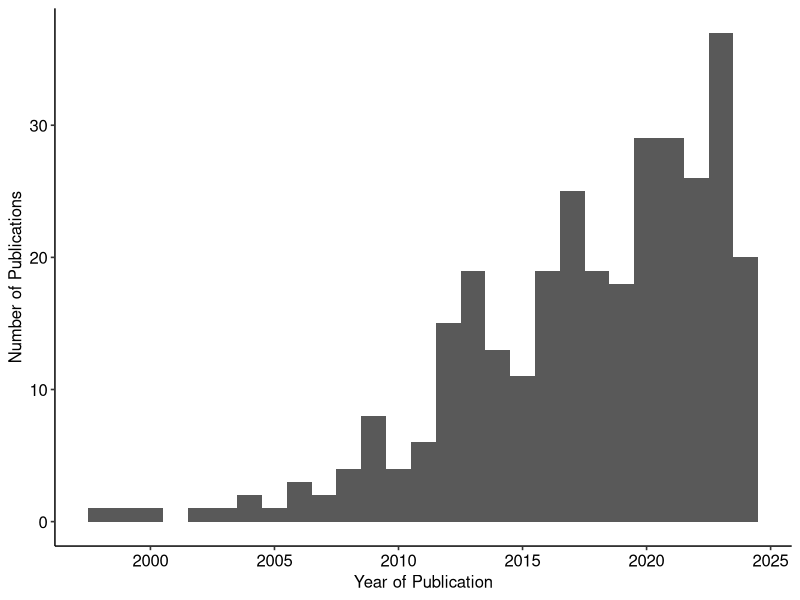
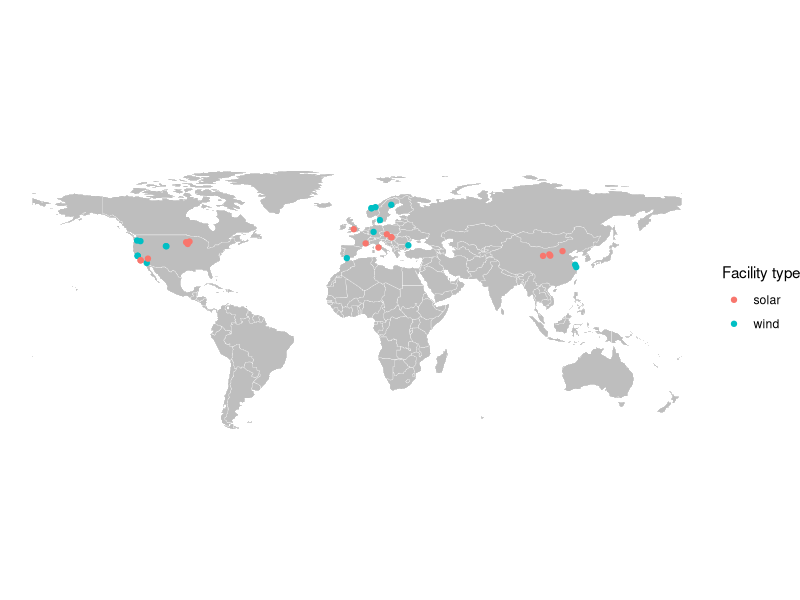
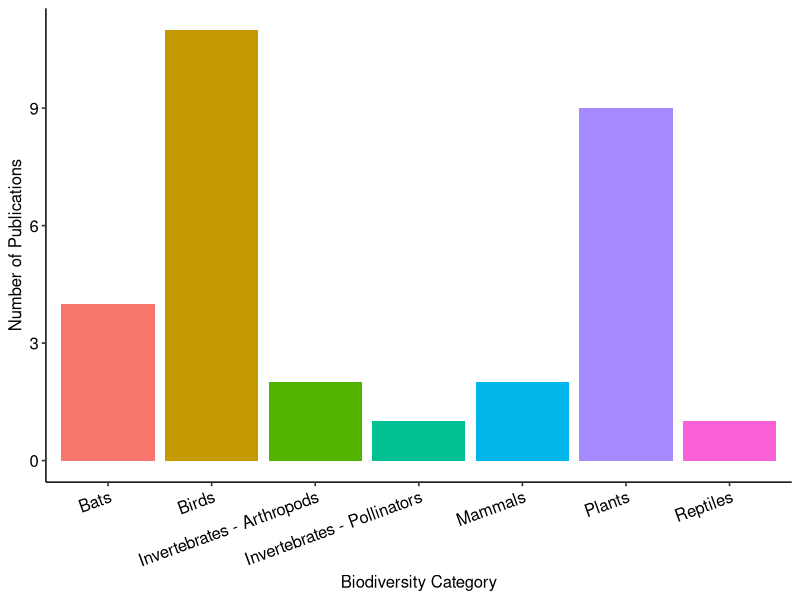
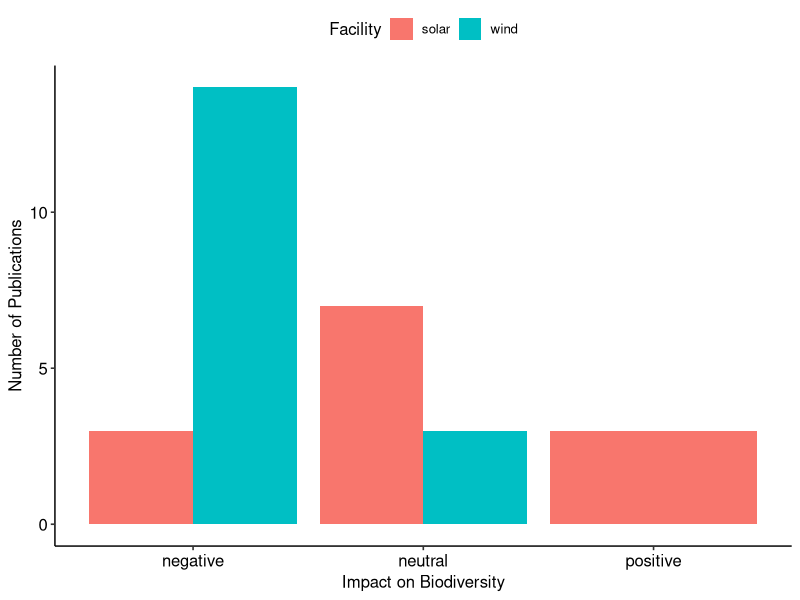
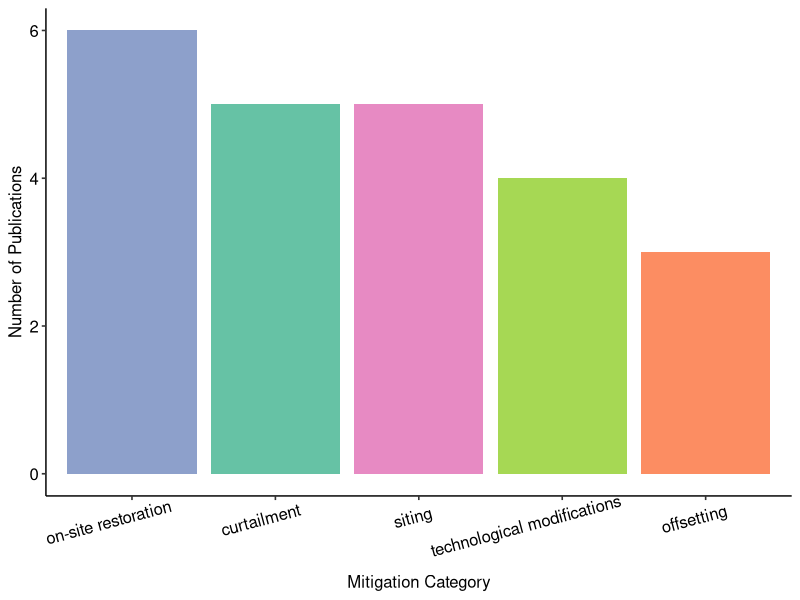
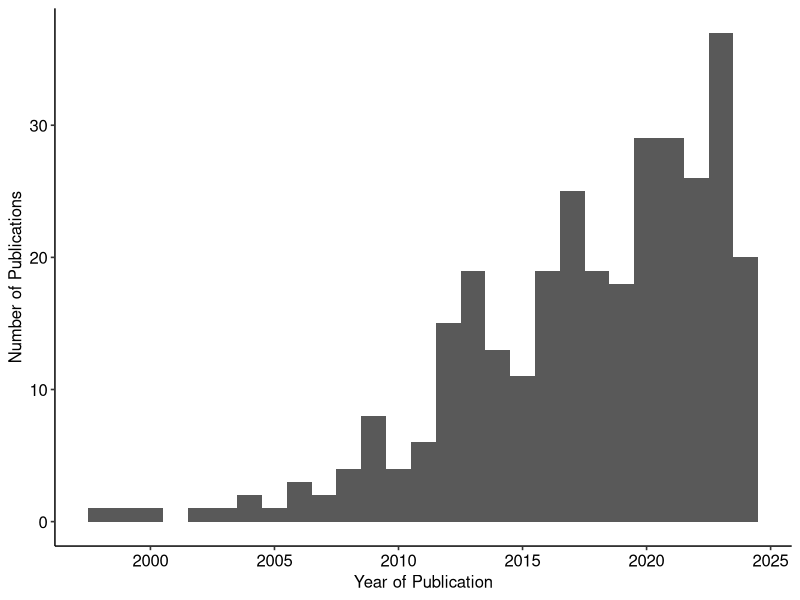
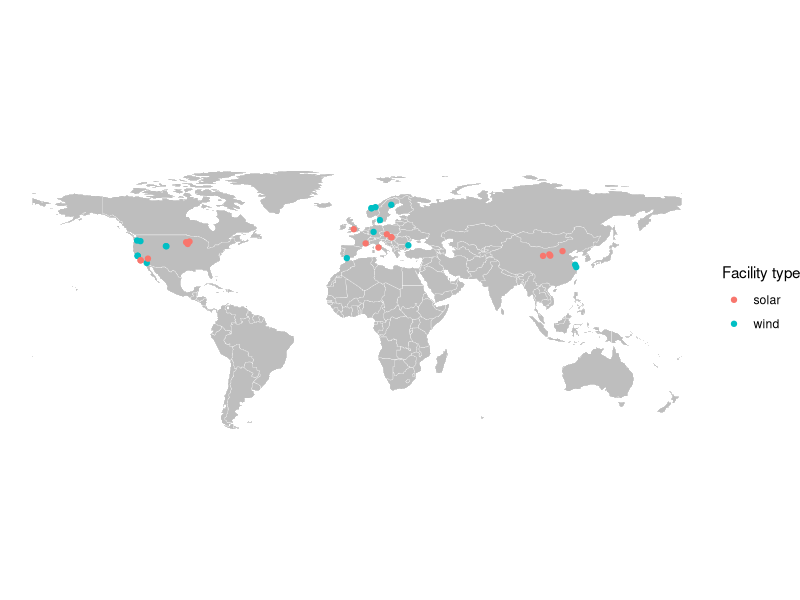
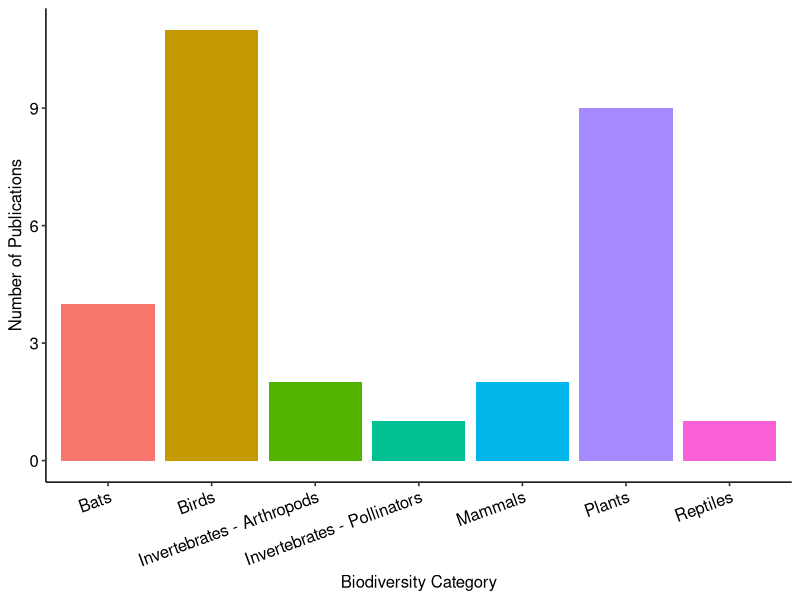

Here is the R script that generated these plots, in order:
# source(scripts/install_packages.R) # uncomment and run to install necessary packages

library(tidyverse)
library(sf)
library(rnaturalearth)
library(ggpubr)
install.packages("wordcloud")
library(wordcloud)
install.packages("tm")
library(tm)

# get data
sysrevdata <- readr::read_csv("data_input/wind_solar_biodiversity_sysreview_v2_20240930.csv")

# how many papers included currently?

length(unique(sysrevdata$title))
# 315

# filter to just unique papers, then count # wind, # solar
sysrevdata %>%
  dplyr::select(title, wind_solar) %>%
  dplyr::distinct() %>%
  dplyr::select(wind_solar) %>%
  table()
# wind_solar
# solar         wind windandsolar 
# 44          270            1 

# filter to just unique papers, then count # impact, # mitigation
sysrevdata %>%
  dplyr::select(title, topic) %>%
  dplyr::distinct() %>%
  dplyr::select(topic) %>%
  table()
# topic
# impact impactandmitigation          mitigation 
# 275                  20                  20 

# filter to just unique papers, then count wind/solar vs impact/mitigation
sysrevdata %>%
  dplyr::select(title, wind_solar, topic) %>%
  dplyr::distinct() %>%
  dplyr::group_by(wind_solar, topic) %>%
  dplyr::summarise(count_by_windsolarimpactmitigation = n())
# wind_solar   topic               count_by_windsolarimpactmitigation
# <chr>        <chr>                                            <int>
# 1 solar        impact                                              32
# 2 solar        impactandmitigation                                  4
# 3 solar        mitigation                                           8
# 4 wind         impact                                             242
# 5 wind         impactandmitigation                                 16
# 6 wind         mitigation                                          12
# 7 windandsolar impact                                               1

# make histogram of year of publication
sysrevdata %>%
  dplyr::select(title, year) %>%
  dplyr::distinct() %>%
  ggplot(aes(x = year)) +
  geom_histogram(binwidth = 1) +
  ggpubr::theme_pubr() +
  xlab("Year of Publication") +
  ylab("Number of Publications")
ggsave("figures/year_pub_histogram.png", width = 5, height = 4)

# locations ----

# count where studies located
sysrevdata %>%
  dplyr::select(title, region) %>%
  dplyr::distinct() %>%
  dplyr::select(region) %>%
  table()
# region
# Asia        Europe North America 
# 6            13            11 

# make map of locations of study
# first get world map data without Antarctica (not included)
worldmap <- rnaturalearth::ne_countries() %>% 
  filter(sovereignt != "Antarctica")

# then get spatial version of sys review data where lat/long available
sysrevlatlong <- sysrevdata %>%
  dplyr::select(title, wind_solar, latitude, longitude) %>%
  dplyr::filter(!is.na(latitude)) %>%
  dplyr::distinct() #%>%
  #sf::st_as_sf(coords = c("latitude", "longitude"))

# then plot background world map and points coloured by wind or solar
ggplot() +
  geom_sf(data = worldmap, fill = "grey", colour = "white", linewidth = 0.1) +
  theme_void() +
  geom_point(data = sysrevlatlong, aes(x = longitude, y = latitude, colour = wind_solar)) +
  labs(colour = "Facility type")
ggsave("figures/map_study_locations.png", width = 6, height = 4)
rm(worldmap, sysrevlatlong)

# make histogram of biodiversity category (not many so far)
sysrevdata %>%
  dplyr::select(title, biodiversity_category) %>%
  dplyr::distinct() %>%
  dplyr::filter(!is.na(.$biodiversity_category)) %>%
  ggplot(aes(x = biodiversity_category, fill = biodiversity_category)) +
  geom_bar() +
  ggpubr::theme_pubr(legend = "none") +
  xlab("Biodiversity Category") +
  ggpubr::rotate_x_text(angle = 20) +
  ylab("Number of Publications")
ggsave("figures/biodiversity_cat_histogram.png", width = 5, height = 4)

# and table for specific numbers
sysrevdata %>%
  dplyr::select(title, biodiversity_category) %>%
  dplyr::distinct() %>%
  dplyr::filter(!is.na(.$biodiversity_category)) %>% 
  dplyr::select(biodiversity_category) %>% 
  table()
# biodiversity_category
# Bats                       Birds  Invertebrates - Arthropods Invertebrates - Pollinators 
# 4                          11                           2                           1 
# Mammals                      Plants                    Reptiles 
# 2                           9                           1 

# make histogram of effect of wind and solar
sysrevdata %>%
  dplyr::select(title, wind_solar, effect_wind, effect_solar) %>%
  dplyr::distinct() %>%
  dplyr::filter_at(vars(effect_wind, effect_solar), any_vars(!is.na(.))) %>%
  tidyr::unite(col = "effect", effect_wind:effect_solar, na.rm = TRUE) %>%
  ggplot(aes(x = effect, fill = wind_solar)) +
  geom_bar(position = "dodge") +
  ggpubr::theme_pubr() +
  xlab("Impact on Biodiversity") +
  ylab("Number of Publications") +
  scale_fill_discrete(name = "Facility")
ggsave("figures/effect_development_barchart.png", width = 5, height = 4)

# now a bar chart showing mitigations suggested, and mitigation heirarchy
# given some have multiple suggestions have to summarise data a bit
sysrevdata %>%
  dplyr::select(title, mitigation_category) %>%
  dplyr::distinct() %>%
  dplyr::filter(!is.na(.$mitigation_category)) %>%
  # Split the categories and unnest them
  dplyr::mutate(mitigation_category = stringr::str_split(mitigation_category, ", ")) %>%
  tidyr::unnest(mitigation_category) %>%
  # Count occurrences of each category
  dplyr::group_by(mitigation_category) %>%
  dplyr::summarise(count = n(), .groups = 'drop') %>%
  ggplot(aes(x = reorder(mitigation_category, -count), y = count, fill = mitigation_category)) +
  geom_bar(stat = "identity") +
  ggpubr::theme_pubr(legend = "none") +
  scale_fill_brewer(palette = "Set2") +
  xlab("Mitigation Category") +
  ggpubr::rotate_x_text(angle = 15, hjust = 0.7, vjust = 0.9) +
  ylab("Number of Publications")
ggsave("figures/mitigation_cat_barplot.png", width = 5, height = 4)


# okay now let's try to make a word cloud from the abstracts
# Step 1: Create a corpus from the abstract column
corpus <- sysrevdata %>%
  dplyr::select(abstract) %>%
  dplyr::distinct()

corpus <-  tm::Corpus(tm::VectorSource(corpus))

# Step 2: Preprocess the data (convert to lower case, remove punctuation, etc.)
corpus <- tm_map(corpus, content_transformer(tolower))         # Convert to lowercase
corpus <- tm_map(corpus, removePunctuation)                    # Remove punctuation
corpus <- tm_map(corpus, removeNumbers)                        # Remove numbers
corpus <- tm_map(corpus, removeWords, stopwords("english"))    # Remove common stopwords
corpus <- tm_map(corpus, stripWhitespace)                      # Remove extra white spaces

# Step 3: Create a Document-Term Matrix
dtm <- tm::TermDocumentMatrix(corpus)
matrix <- as.matrix(dtm)
word_freqs <- sort(rowSums(matrix), decreasing = TRUE)  # Sum term frequencies
df_word_freqs <- data.frame(word = names(word_freqs), freq = word_freqs)

# Step 4: Generate the word cloud
set.seed(1234)  # For reproducibility
png("figures/wordcloud_abstract.png", width = 800, height = 800, res = 300)
wordcloud::wordcloud(words = df_word_freqs$word, freq = df_word_freqs$freq, 
          min.freq = 3,                              # Minimum frequency to include
          max.words = 200,                           # Maximum number of words in the cloud
          random.order = FALSE,                      # Arrange largest words centrally
          colors = brewer.pal(8, "Dark2"))           # Color palette
dev.off()

# needs lots more cleaning, ah well. what about mitigation text?

# Step 1: Create a corpus from the abstract column
corpus <- sysrevdata %>%
  dplyr::select(mitigation_text) %>%
  dplyr::distinct()

corpus <-  tm::Corpus(tm::VectorSource(corpus))

# Step 2: Preprocess the data (convert to lower case, remove punctuation, etc.)
corpus <- tm_map(corpus, content_transformer(tolower))         # Convert to lowercase
corpus <- tm_map(corpus, removePunctuation)                    # Remove punctuation
corpus <- tm_map(corpus, removeNumbers)                        # Remove numbers
corpus <- tm_map(corpus, removeWords, stopwords("english"))    # Remove common stopwords
corpus <- tm_map(corpus, stripWhitespace)                      # Remove extra white spaces

# Step 3: Create a Document-Term Matrix
dtm <- tm::TermDocumentMatrix(corpus)
matrix <- as.matrix(dtm)
word_freqs <- sort(rowSums(matrix), decreasing = TRUE)  # Sum term frequencies
df_word_freqs <- data.frame(word = names(word_freqs), freq = word_freqs)

# Step 4: Generate the word cloud
set.seed(1234)  # For reproducibility
png("figures/wordcloud_mitigationtext.png", width = 800, height = 800, res = 300)
wordcloud::wordcloud(words = df_word_freqs$word, freq = df_word_freqs$freq, 
                     min.freq = 3,                              # Minimum frequency to include
                     max.words = 200,                           # Maximum number of words in the cloud
                     random.order = FALSE,                      # Arrange largest words centrally
                     colors = brewer.pal(8, "Dark2"))           # Color palette
dev.off()

# okay yes word clouds maybe are just a bit too random to generate much of any
# insight, and need too much cleaning

rm(word_freqs, matrix, dtm, df_word_freqs, corpus)
